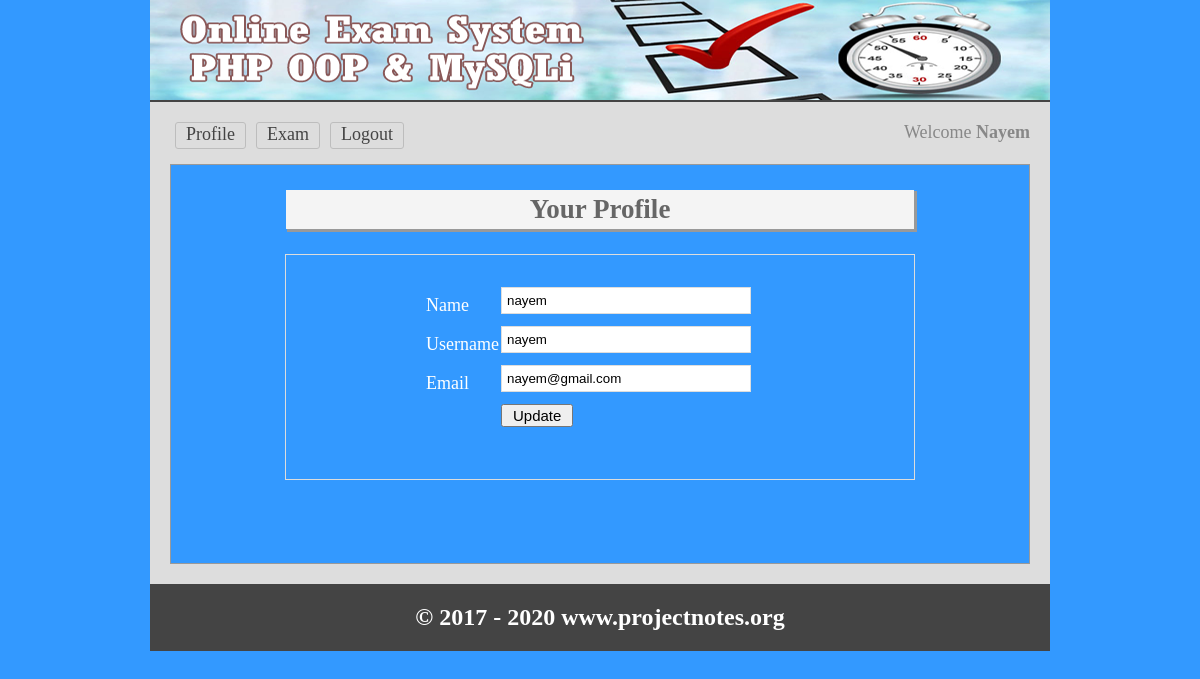
The page /profile.php (signed in) on the database its author committed.
### tables this page shows
CREATE TABLE `tbl_user` (
  `userid` int(11) NOT NULL,
  `name` varchar(50) NOT NULL,
  `username` varchar(30) NOT NULL,
  `password` varchar(32) NOT NULL,
  `email` varchar(255) NOT NULL,
  `status` int(11) NOT NULL DEFAULT '0'
);

### classes/User.php (called while the page is built, shortened)
<?php
 $filepath = realpath(dirname(__FILE__));
include_once ($filepath.'/../lib/Session.php');
include_once ($filepath.'/../lib/Database.php');
class User{
	private $db;
	function __construct()
	{
		$this->db = new Database();
	}
  public function getUserData($userid){
      $query = "SELECT * FROM tbl_user WHERE userid = '$userid'";
       $result = $this->db->select($query);
       return $result;
  }
}
 ?>

### lib/Database.php (called while the page is built, shortened)
<?php
Class Database{
	public $host   = DB_HOST;
	public $user   = DB_USER;
	public $pass   = DB_PASS;
	public $dbname = DB_NAME;
	public $link;
	private function connectDB(){
	$this->link = new mysqli($this->host, $this->user, $this->pass, $this->dbname);
 }
	public function select($query){
		$result = $this->link->query($query) or die($this->link->error.__LINE__);
		if($result->num_rows > 0){
			return $result;
		} else {
			return false;
		}
	}
}

### lib/Session.php (called while the page is built, shortened)
<?php
class Session{
	 public static function get($key){
	 	if (isset($_SESSION[$key])) {
	 		return $_SESSION[$key];
	 	} else {
	 		return false;
	 	}
	 }
}
?>

### profile.php (the view, shortened to what this page needs)
<?php include 'inc/header.php'; ?>
<?php
$userid = Session::get("userid");
?>
<div class="main">
<h1>Your Profile</h1>
<div class="profile">
	<form action="" method="post">
	<?php
	$getData = $usr->getUserData($userid);
	if ($getData) {
		$result = $getData->fetch_assoc();
	?>
		<table class="tbl">
		     <tr>
			   <td>Name</td>
			   <td><input name="name" type="text" value="<?php echo $result['name'] ?>" /></td>
			 </tr>
			  <tr>
			   <td>Username</td>
			   <td><input name="username" type="text" value="<?php echo $result['username'] ?>"/></td>
			 </tr>
			 <tr>
			   <td>Email</td>
			   <td><input name="email" type="text" value="<?php echo $result['email'] ?>"/></td>
			 </tr>
			  <tr>
			  <td></td>
			   <td><input type="submit" value="Update">
			   </td>
			 </tr>
       </table>
   <?php } ?>
	   </form>
	   </div>
</div>
<?php include 'inc/footer.php'; ?>

### css/main.css (style rules this page uses)
* { margin: 0; padding: 0; outline: none }
body { font-family: verdana }
input[type="text"], input[type="password"] { border: 1px solid #ddd; margin-bottom: 10px; padding: 5px; width: 238px; }
input[type="submit"] { cursor: pointer; font-size: 15px; padding: 1px 10px; }
.main { background: #3399ff none repeat scroll 0 0; border: 1px solid #999; margin-top: 10px; min-height: 368px; padding: 15px; width: 828px; color: #fff; }
.main h1 { background: #f4f4f4 none repeat scroll 0 0; box-shadow: 2px 2px 0 1px #999; color: #666; margin: 10px auto 25px; padding: 4px; text-align: center; width: 620px; }

### profile.php (style rules this page uses)
.profile { width: 440px;margin: 0 auto;border: 1px solid #ddd;padding: 30px 50px 50px 138px; }

### rows shown on the page
tbl_user: name "nayem", username "nayem", email "nayem@gmail.com"

### other values the page prints
Session::get('name') "Nayem"
